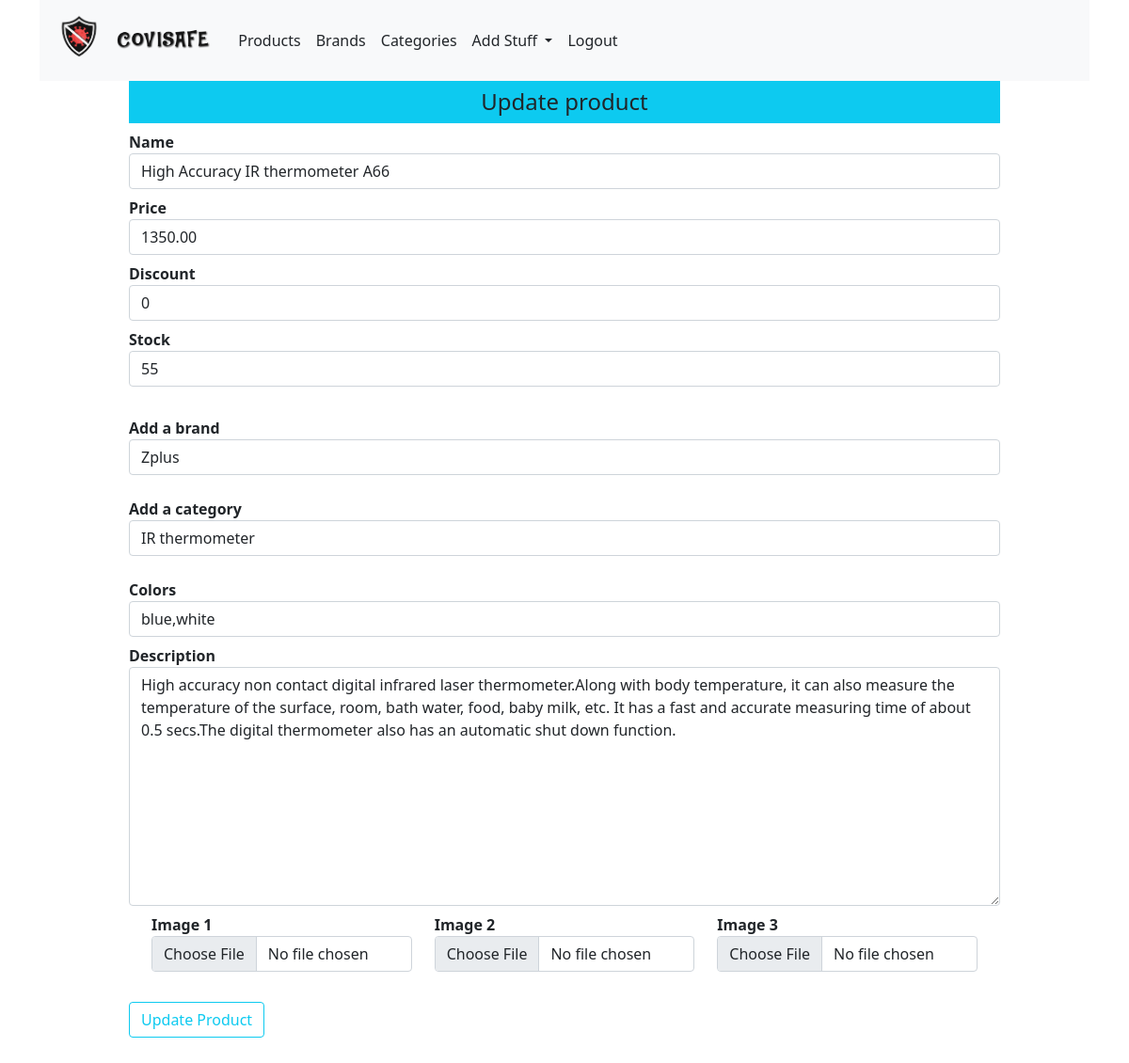
The page /updateproduct/4 on the database as committed earlier.
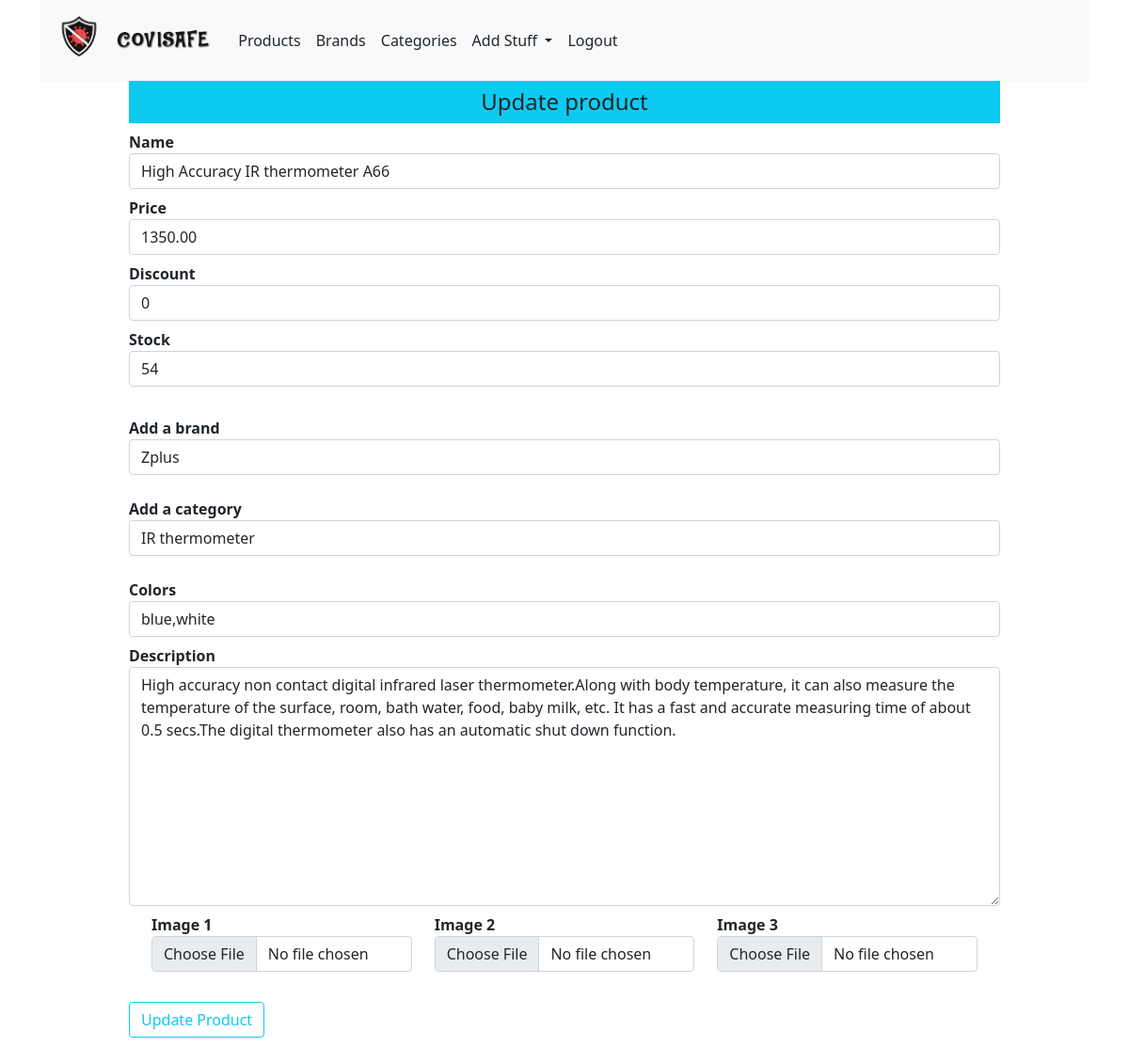
The same page on the database as committed later.
### shop/products/models.py (models this page shows, shortened)
class Product(db.Model):
    __searchable__=['name','desc']
    id = db.Column(db.Integer, primary_key=True)
    name = db.Column(db.String(80), nullable=False)
    price = db.Column(db.Numeric(10,2), nullable=False)
    discount = db.Column(db.Integer, default=0)
    stock = db.Column(db.Integer, nullable=False)
    colors = db.Column(db.Text, nullable=False)
    desc = db.Column(db.Text, nullable=False)
    pub_date = db.Column(db.DateTime, nullable=False, default=datetime.utcnow)
    brand_id = db.Column(db.Integer, db.ForeignKey('brand.id'), nullable=False)
    brand = db.relationship('Brand',backref=db.backref('brands', lazy=True))
    category_id = db.Column(db.Integer, db.ForeignKey('category.id'), nullable=False)
    category = db.relationship('Category',backref=db.backref('categories', lazy=True))
    image_1 = db.Column(db.String(150), nullable=False, default='image1.jpg')
    image_2 = db.Column(db.String(150), nullable=False, default='image2.jpg')
    image_3 = db.Column(db.String(150), nullable=False, default='image3.jpg')

### shop/products/routes.py (the view, shortened to what this page needs)
@app.route('/updateproduct/<int:id>', methods=['GET','POST'])
def updateproduct(id):
    brands = Brand.query.all()
    categories = Category.query.all()
    product = Product.query.get_or_404(id)
    brand = request.form.get('brand')
    category = request.form.get('category')
    form = Addproducts(request.form)
    form.name.data = product.name
    form.price.data = product.price
    form.discount.data =product.discount
    form.stock.data=product.stock
    form.colors.data=product.colors
    form.description.data=product.desc
    return render_template('products/updateproduct.html',form=form,brands=brands,categories=categories,product=product)

### shop/products/forms.py
class Addproducts(Form):
    name = StringField('Name', [validators.DataRequired()])
    price = FloatField('Price', [validators.DataRequired()])
    discount = IntegerField('Discount', default=0)
    stock = IntegerField('Stock', [validators.DataRequired()])
    colors = StringField('Colors', [validators.DataRequired()])
    description = TextAreaField('Description', [validators.DataRequired()])
    image_1 = FileField('Image 1', validators=[FileAllowed(['jpg','png','gif','jpeg'], 'Images only please')])
    image_2 = FileField('Image 2', validators=[FileAllowed(['jpg','png','gif','jpeg'], 'Images only please')])
    image_3 = FileField('Image 3', validators=[FileAllowed(['jpg','png','gif','jpeg'], 'Images only please')])

### shop/templates/products/updateproduct.html (shortened to what this page needs)
{% extends "layout.html" %}
{% block content %}
{% include 'nav.html' %}
<div class="container">
    <div class="row">
        <div class="col-md-1"></div>
            <div class="col-md-10">
                <div class="text-center bg-info p-2 h4">Update product</div>
                {% from "_formhelpers.html" import render_field %}
                <form method="POST" enctype="multipart/form-data">
                <div>
                    {{ render_field(form.name, class="form-control") }}
                    {{ render_field(form.price, class="form-control") }}
                    {{ render_field(form.discount, class="form-control") }}
                    {{ render_field(form.stock, class="form-control") }}
                    <br>
                    <dt>Add a brand</dt>
                    <select name="brand" id="brand" class="form-control" required>
                    <option value="{{product.brand_id}}"> {{product.brand.name}}</option>
                    </select>
                    <br>
                    <dt>Add a category</dt>
                    <select name="category" id="category" class="form-control" required>
                    <option value="{{product.category_id}}"> {{product.category.name}}</option>
                    </select>
                    <br>
                    {{ render_field(form.colors, class="form-control") }}
                    {{ render_field(form.description, class="form-control", rows="10") }}
                </div>
                <div class="container">
                    <div class="row">
                        <div class="col-md-4">{{ render_field(form.image_1, class="form-control") }}</div>
                        <div class="col-md-4">{{ render_field(form.image_2, class="form-control") }}</div>
                        <div class="col-md-4">{{ render_field(form.image_3, class="form-control") }}</div>
                    </div>
                </div>
                <button type = "submit" class="btn btn-outline-info mt-4 mb-5"> Update Product</button>
                </form>
            </div>
      <div class="col-md-1"></div>
    </div>
</div>
{% endblock content %}

### shop/templates/_formhelpers.html (shortened to what this page needs)
{% macro render_field(field) %}
  <dt>{{ field.label }}
  <dd>{{ field(**kwargs)|safe }}
  </dd>
{% endmacro %}

Rows that differ between the two databases and show on the page:
changed Product "High Accuracy IR thermometer A66": stock "55" → "54"
